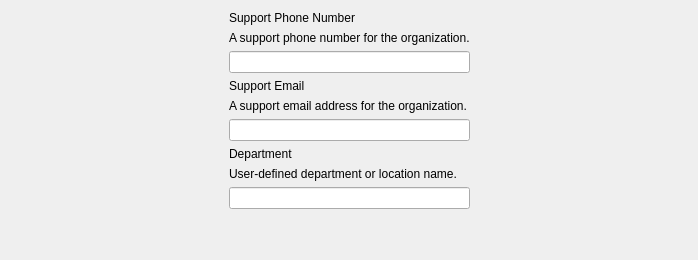
     <widget class="QWidget" name="tab">
      <attribute name="title">
       <string>Information</string>
      </attribute>
      <layout class="QHBoxLayout" name="horizontalLayout_21">
       <item>
        <spacer name="horizontalSpacer_10">
         <property name="orientation">
          <enum>Qt::Horizontal</enum>
         </property>
         <property name="sizeHint" stdset="0">
          <size>
           <width>218</width>
           <height>20</height>
          </size>
         </property>
        </spacer>
       </item>
       <item>
        <layout class="QVBoxLayout" name="verticalLayout_26">
         <property name="leftMargin">
          <number>0</number>
         </property>
         <item>
          <widget class="QLabel" name="label_3">
           <property name="text">
            <string>Support Phone Number</string>
           </property>
          </widget>
         </item>
         <item>
          <widget class="QLabel" name="lTipPhone">
           <property name="text">
            <string>A support phone number for the organization.</string>
           </property>
           <property name="textFormat">
            <enum>Qt::AutoText</enum>
           </property>
          </widget>
         </item>
         <item>
          <widget class="QLineEdit" name="supportPhoneNumber"/>
         </item>
         <item>
          <widget class="QLabel" name="label_18">
           <property name="text">
            <string>Support Email</string>
           </property>
          </widget>
         </item>
         <item>
          <widget class="QLabel" name="lTipEmail">
           <property name="text">
            <string>A support email address for the organization.</string>
           </property>
          </widget>
         </item>
         <item>
          <widget class="QLineEdit" name="supportEmail"/>
         </item>
         <item>
          <widget class="QLabel" name="label_13">
           <property name="text">
            <string>Department</string>
           </property>
          </widget>
         </item>
         <item>
          <widget class="QLabel" name="lTipDep">
           <property name="text">
            <string>User-defined department or location name.</string>
           </property>
          </widget>
         </item>
         <item>
          <widget class="QLineEdit" name="department"/>
         </item>
         <item>
          <spacer name="verticalSpacer_15">
           <property name="orientation">
            <enum>Qt::Vertical</enum>
           </property>
           <property name="sizeHint" stdset="0">
            <size>
             <width>20</width>
             <height>40</height>
            </size>
           </property>
          </spacer>
         </item>
        </layout>
       </item>
       <item>
        <spacer name="horizontalSpacer_11">
         <property name="orientation">
          <enum>Qt::Horizontal</enum>
         </property>
         <property name="sizeHint" stdset="0">
          <size>
           <width>217</width>
           <height>20</height>
          </size>
         </property>
        </spacer>
       </item>
      </layout>
     </widget>
